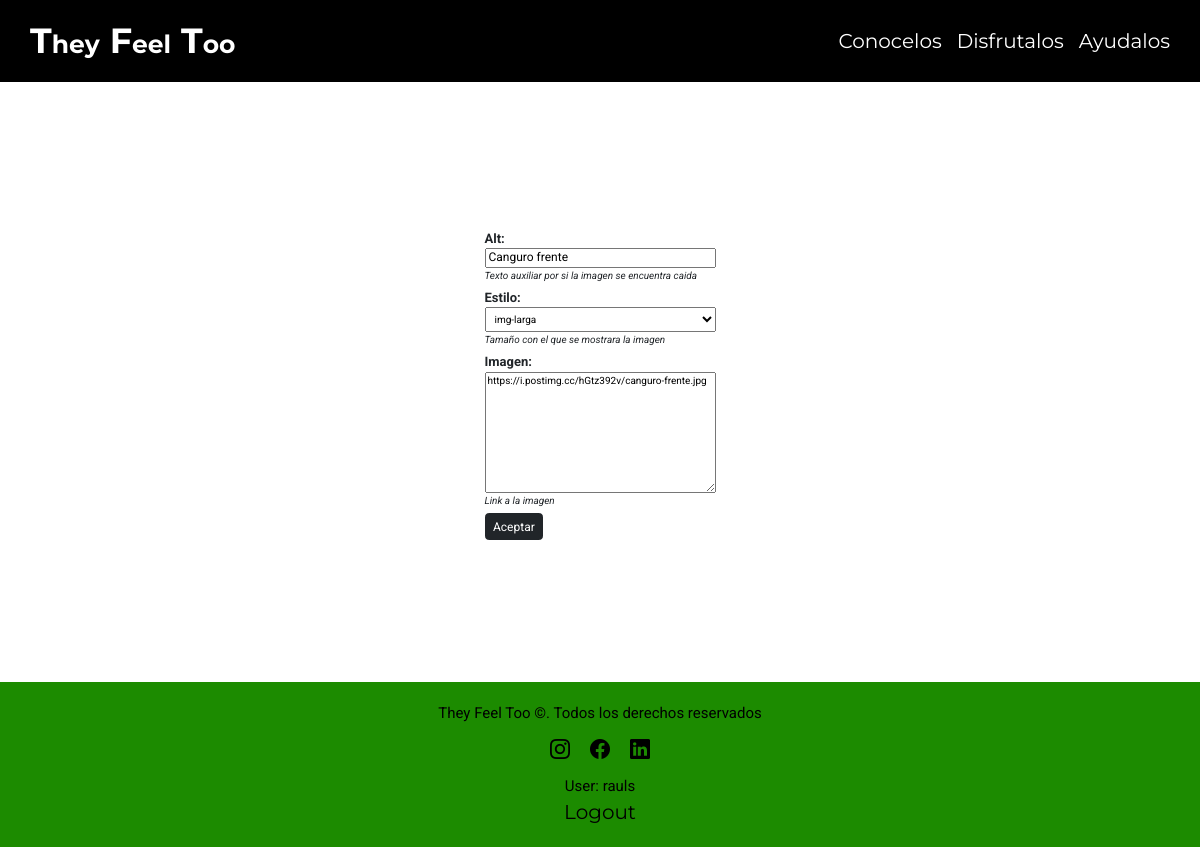
Page /home/imagen/update/3 (signed in) on the committed database.
### home/models.py (models this page shows, shortened)
class Imagen(models.Model):
    alt = models.CharField(
        max_length=200, help_text="Texto auxiliar por si la imagen se encuentra caida"
    )
    ESTILOS = [("img-larga", "img-larga"), ("img-corta", "img-corta")]
    estilo = models.CharField(
        max_length=100,
        choices=ESTILOS,
        help_text="Tamaño con el que se mostrara la imagen",
    )
    imagen = models.TextField(help_text="Link a la imagen")

### home/views.py (the view)
# urls.py: path("imagen/update/<pk>", views.ImagenUpdate.as_view(), name="imagen_update"),
class ImagenUpdate(PermissionRequiredMixin, UpdateView):
    permission_required = "home.is_admin"
    model = Imagen
    fields = "__all__"
    success_url = reverse_lazy("index")

### home/templates/home/imagen_form.html (shortened to what this page needs)
{% extends "base_generic.html" %}
{% block content %}
<div class="form-wrapper">
    <form class="form-model" action="" method="post">
        <table>
            {{ form.as_ul}}
        </table>
        <input class="btn btn-dark" type="submit" value="Aceptar" />
    </form>
</div>
{% endblock %}

### home/templates/base_generic.html (shortened to what this page needs)
<!DOCTYPE html>
<html lang="es">
<head>
    <link rel="stylesheet" href="https://cdn.jsdelivr.net/npm/bootstrap-icons@1.10.5/font/bootstrap-icons.css">
    <link rel="stylesheet" href="https://cdn.jsdelivr.net/npm/bootstrap@5.3.0-alpha3/dist/css/bootstrap.min.css">
    {% load static %}
    <link rel="stylesheet" href="{% static 'css/app.css' %}" />
</head>
<body>
    {% block navbar %}
    <div class="header--background solid--header">
        <header class="contenedor header">
            <h1>T<span>hey</span> F<span>eel</span> T<span>oo</span></h1>
            <nav class="navbar">
                <a href="{% url 'index' %}">Conocelos</a>
                <a href="{% url 'index' %}">Disfrutalos</a>
                <a href="{% url 'index' %}">Ayudalos</a>
            </nav>
        </header>
    </div>
    {% endblock %}
    {% block content %}{% endblock %}
    {% block footer %}
    <footer class="site-footer">
        <p>They Feel Too &#169. Todos los derechos reservados</p>
        <div>
            <a target="_blank" href="https://www.instagram.com/"><i class="bi bi-instagram"></i></a>
            <a target="_blank" href="https://www.facebook.com/"><i class="bi bi-facebook"></i></a>
            <a target="_blank" href="https://www.linkedin.com/in/raul-funes/"><i class="bi bi-linkedin"></i></a>
        </div>
        {% if user.is_authenticated %}
        <p>User: {{ user.get_username }}</p>
        <p><a href="{% url 'logout'%}?next={{request.path}}">Logout</a></p>
        {% else %}
        <p><a href="{% url 'login'%}?next={{request.path}}">Login</a></p>
        {% endif %}
    </footer>
    {% endblock %}
</body>
</html>

### home/static/css/app.css (style rules this page uses)
html { -webkit-text-size-adjust: 100%; line-height: 1.15 }
body { margin: 0 }
h1 { font-size: 2em; margin: .67em 0 }
a { background-color: transparent }
button, input, optgroup, select, textarea { font-family: inherit; font-size: 100%; line-height: 1.15; margin: 0 }
button, input { overflow: visible }
button, select { text-transform: none }
[type=button], [type=reset], [type=submit], button { -webkit-appearance: button; appearance: button; }
textarea { overflow: auto }
html { box-sizing: border-box; font-size: 62.5% }
body { font-family: Roboto, sans-serif }
h1, h2 { font-family: Montserrat, sans-serif; font-weight: 700 }
h1, h2, h3, h4 { margin: 0 }
h1 { font-size: 3.5rem }
a { font-family: Montserrat, sans-serif; text-decoration: none }
a, p { font-size: 2rem }
p { font-family: Roboto, sans-serif }
.contenedor { margin: 0 auto; width: min(95%, 120rem) }
.header--background { background-color: transparent; left: 0; position: absolute; top: 0; width: 100%; z-index: 2 }
.header { color: #fff }
.header h1 { padding: 2rem 0; text-align: center }
.header h1 span { font-size: 2.5rem }
@media screen and (min-width:768px) { .header { align-items: center; display: flex; justify-content: space-between } }
.navbar { align-items: center; display: flex; flex-direction: column; gap: 1.5rem; padding: 1rem 0 }
.navbar a { color: #fff; text-decoration: none }
@media screen and (min-width:768px) { .navbar { flex-direction: row } }
.site-footer { background-color: #1c8b00; padding: 2rem }
.site-footer p { color: #000; font-size: 1.5rem; margin: 0; text-align: center }
.site-footer div { align-items: center; display: flex; justify-content: center }
.site-footer a { color: #000; margin: 1rem; transition: all .3s ease }
.solid--header { position: relative; background-color: black; }
.form-wrapper { min-height: 30rem; height: 75vh; display: flex; flex-direction: column; justify-content: center; align-items: center; font-size: 1rem; }
.form-model li { list-style: none; display: flex; flex-direction: column; margin: .5rem 0; }
.form-model label { font-weight: bold; font-size: 1.3rem; }
.form-model select { min-height: fit-content; padding: .5rem; }
.form-model input { font-size: 1.2rem; height: max-content; }
.helptext { font-style: italic; }

### rows in the picture
Imagen: alt "Canguro frente", estilo "img-larga", imagen "https://i.postimg.cc/hGtz392v/canguro-frente.jpg"

### other values in the picture
{{ user.get_username }} "rauls"
